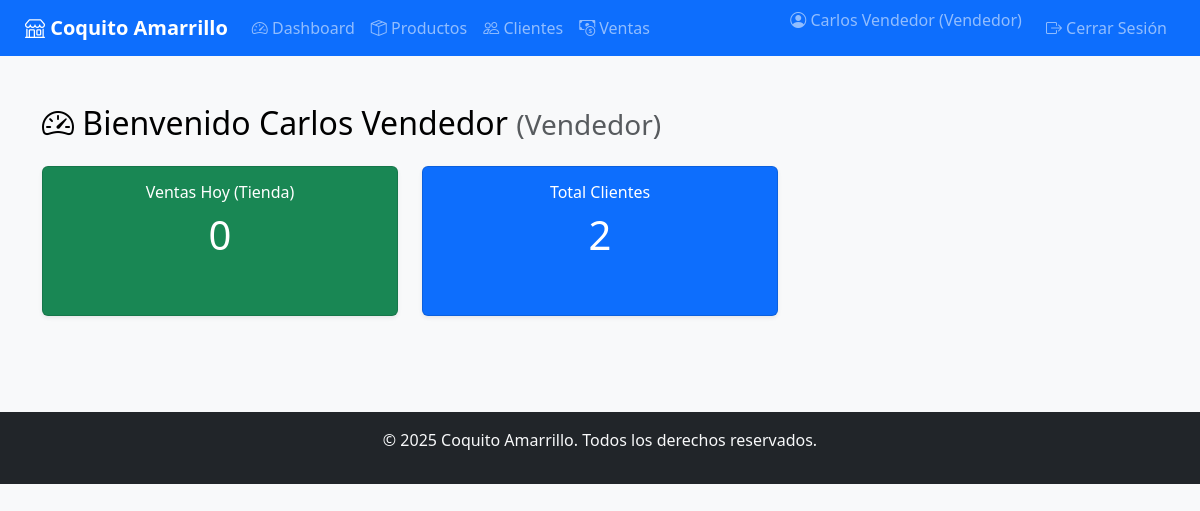
Page /dashboard/dashboard/ (signed in) on the earlier database version.
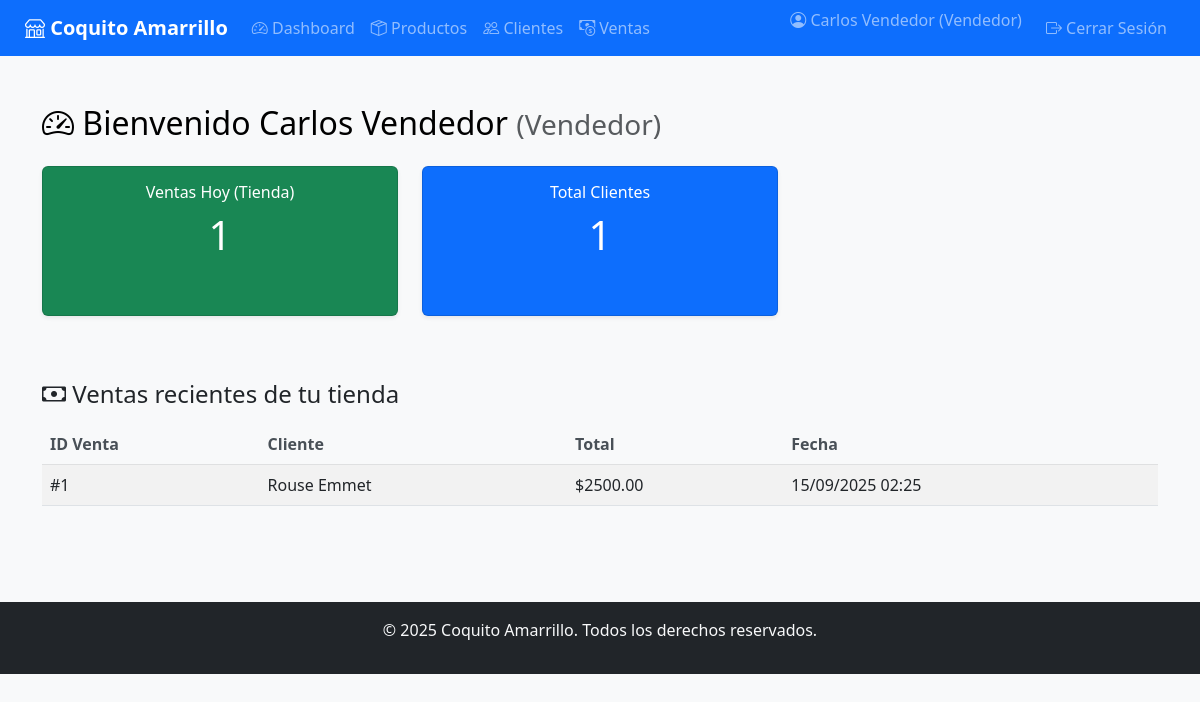
Same page on the later database version.
### app/models/sale.py (models this page shows, shortened)
class Sale(db.Model):
    __tablename__ = 'ventas'
    id_venta = db.Column(db.Integer, primary_key=True)
    fecha = db.Column(db.DateTime, nullable=False, default=datetime.utcnow)
    total = db.Column(db.Numeric(10, 2), nullable=False, default=0)
    estado = db.Column(db.String(20), nullable=False, default='activa')  # activa | anulada
    activo = db.Column(db.Boolean, default=True, nullable=False)
    cliente_id = db.Column(db.Integer, db.ForeignKey('clientes.id_cliente'), nullable=False)
    empleado_id = db.Column(db.Integer, db.ForeignKey('personal.id_empleado'), nullable=False)
    tienda_id = db.Column(db.Integer, db.ForeignKey('tiendas.id_tienda'), nullable=False)
    cliente = relationship('Client', back_populates='ventas')
    empleado = relationship('Staff', back_populates='ventas')
    tienda = relationship('Store', back_populates='ventas')
    factura = relationship('Invoice', back_populates='venta', uselist=False)
    productos = relationship('SaleProduct', back_populates='venta')

### app/models/client.py (models this page shows, shortened)
class Client(db.Model):
    __tablename__ = 'clientes'
    id_cliente = db.Column(db.Integer, primary_key=True)
    nombre = db.Column(db.String(100), nullable=False)
    direccion = db.Column(db.String(150))
    telefono = db.Column(db.String(50))
    ciudad_id = db.Column(db.Integer, db.ForeignKey('ciudades.id_ciudad'))
    activo = db.Column(db.Boolean, default=True)
    fecha_eliminacion = db.Column(db.DateTime)
    ciudad = relationship('City', back_populates='clientes')
    ventas = relationship('Sale', back_populates='cliente')
    ordenes = relationship('ClientOrder', back_populates='cliente')
    @classmethod
    def get_activos(cls):
        return cls.query.filter_by(activo=True)

### app/routes/dashboard.py (the view, shortened to what this page needs)
@dashboard_bp.route('/dashboard/')
@login_required
@roles_required('Administrador', 'Vendedor', 'Proveedor')
def dashboard():
    try:
        today = datetime.utcnow().date()
        today_start = datetime(today.year, today.month, today.day)
        threshold = current_app.config.get('LOW_STOCK_THRESHOLD', 2)
        stats = {
            'total_products': Product.get_activos().count(),
            'total_sales_today': Sale.query.filter(Sale.fecha >= today_start).count(),
            'total_clients': Client.get_activos().count(),
            'store_sales_today': 0,
            'store_recent_sales': []
        }
        try:
            if current_user.rol.nombre == 'Administrador':
                stats.update({
                    'total_stores': Store.get_activas().count(),
                    'total_staff': Staff.get_activos().count(),
                    'total_suppliers': Supplier.get_activos().count(),
                    'recent_sales': Sale.query.order_by(Sale.fecha.desc()).limit(10).all(),
                    'low_stock_products': Product.query.filter(Product.stock <= threshold).limit(5).all()
                })
            elif current_user.rol.nombre == 'Vendedor':
                if current_user.empleado_asociado and current_user.empleado_asociado.tienda:
                    user_store = current_user.empleado_asociado.tienda
                    stats.update({
                        'store_sales_today': Sale.query.filter(
                            Sale.tienda_id == user_store.id_tienda,
                            Sale.fecha >= today_start
                        ).count(),
                        'store_recent_sales': Sale.query.filter(
                            Sale.tienda_id == user_store.id_tienda
                        ).order_by(Sale.fecha.desc()).limit(10).all(),
                    })
        except AttributeError as e:
            current_app.logger.error(f"Error de atributo en dashboard: {str(e)}")
            flash('Error al cargar algunas estadísticas. Contacte al administrador.', 'warning')
        except SQLAlchemyError as e:
            current_app.logger.error(f"Error de base de datos en dashboard: {str(e)}")
            flash('Error al acceder a la base de datos. Contacte al administrador.', 'danger')
        return render_template('admin/dashboard.html', stats=stats, current_user=current_user, low_stock_threshold=threshold)
    except Exception as e:
        current_app.logger.error(f"Error inesperado en dashboard: {str(e)}")
        return render_template('admin/dashboard.html',
                             stats={'error': 'Error al cargar el dashboard'},
                             current_user=current_user,
                             low_stock_threshold=2)

### app/__init__.py (called while the page is built)
@login_manager.user_loader
def load_user(user_id):
    from app.models import User
    return User.query.get(int(user_id))

### app/models/product.py (called while the page is built)
    @classmethod
    def get_activos(cls):
        return cls.query.filter_by(activo=True)

### app/templates/admin/dashboard.html (shortened to what this page needs)
{% extends "base.html" %}
{% block content %}
<div class="container mt-4">
    <h2 class="mb-4 text-black">
        <i class="bi bi-speedometer2 text-black"></i> Bienvenido {{ current_user.nombre }}
        <small class="text-muted">({{ current_user.rol.nombre }})</small>
    </h2>
    {% if stats.get('error') %}
    <div class="alert alert-danger">
        Ocurrió un error al cargar estadísticas: {{ stats.get('error') }}
    </div>
    {% else %}
    {% if current_user.rol.nombre == 'Vendedor' %}
    <div class="row">
        <div class="col-md-4 mb-3">
            <div class="card bg-success text-white shadow-sm h-100">
                <div class="card-body text-center">
                    <h6>Ventas Hoy (Tienda)</h6>
                    <p class="display-6">{{ stats.store_sales_today }}</p>
                </div>
            </div>
        </div>
        <div class="col-md-4 mb-3">
            <div class="card bg-primary text-white shadow-sm h-100">
                <div class="card-body text-center">
                    <h6>Total Clientes</h6>
                    <p class="display-6">{{ stats.total_clients }}</p>
                </div>
            </div>
        </div>
    </div>
    {% if stats.store_recent_sales %}
    <h4 class="mt-5"><i class="bi bi-cash"></i> Ventas recientes de tu tienda</h4>
    <table class="table table-striped mt-3">
        <thead class="table-light">
            <tr>
                <th>ID Venta</th>
                <th>Cliente</th>
                <th>Total</th>
                <th>Fecha</th>
            </tr>
        </thead>
        <tbody>
            {% for sale in stats.store_recent_sales %}
            <tr>
                <td>#{{ sale.id_venta }}</td>
                <td>{{ sale.cliente.nombre if sale.cliente else "N/A" }}</td>
                <td>${{ "%.2f"|format(sale.total) }}</td>
                <td>{{ sale.fecha.strftime('%d/%m/%Y %H:%M') }}</td>
            </tr>
            {% endfor %}
        </tbody>
    </table>
    {% endif %}
    {% endif %}
    {% endif %}
</div>
{% endblock %}

Differences in the rows shown:
added Sale: id_venta "1", cliente "Rouse Emmet", total "2500.00", fecha "15/09/2025 02:25"
Other differences:
{{ stats.store_sales_today }}: "0" → "1"
{{ stats.total_clients }}: "2" → "1"
text now shown: "Ventas recientes de tu tienda ID Venta Cliente Total Fecha"
